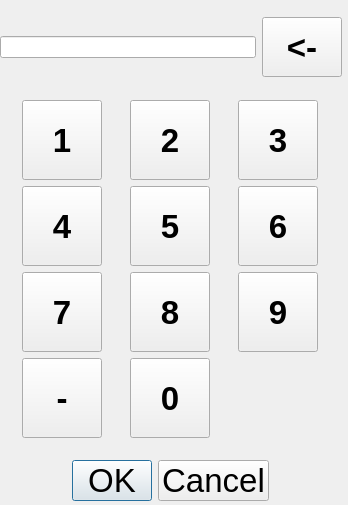
<?xml version="1.0" encoding="UTF-8"?>
<ui version="4.0">
 <class>Numpad</class>
 <widget class="QDialog" name="Numpad">
  <property name="geometry">
   <rect>
    <x>0</x>
    <y>0</y>
    <width>348</width>
    <height>505</height>
   </rect>
  </property>
  <property name="windowTitle">
   <string>Dialog</string>
  </property>
  <widget class="QDialogButtonBox" name="buttonBox">
   <property name="geometry">
    <rect>
     <x>0</x>
     <y>460</y>
     <width>341</width>
     <height>41</height>
    </rect>
   </property>
   <property name="font">
    <font>
     <pointsize>25</pointsize>
    </font>
   </property>
   <property name="orientation">
    <enum>Qt::Horizontal</enum>
   </property>
   <property name="standardButtons">
    <set>QDialogButtonBox::Cancel|QDialogButtonBox::Ok</set>
   </property>
   <property name="centerButtons">
    <bool>true</bool>
   </property>
  </widget>
  <widget class="QWidget" name="verticalLayoutWidget">
   <property name="geometry">
    <rect>
     <x>0</x>
     <y>0</y>
     <width>342</width>
     <height>457</height>
    </rect>
   </property>
   <layout class="QVBoxLayout" name="verticalLayout">
    <item>
     <layout class="QHBoxLayout" name="horizontalLayout">
      <item>
       <widget class="QLineEdit" name="numberToSet"/>
      </item>
      <item>
       <widget class="QPushButton" name="buttonBackspace">
        <property name="minimumSize">
         <size>
          <width>80</width>
          <height>60</height>
         </size>
        </property>
        <property name="font">
         <font>
          <pointsize>25</pointsize>
          <weight>75</weight>
          <bold>true</bold>
         </font>
        </property>
        <property name="text">
         <string>&lt;-</string>
        </property>
       </widget>
      </item>
     </layout>
    </item>
    <item>
     <layout class="QGridLayout" name="gridLayout">
      <item row="3" column="1">
       <widget class="QPushButton" name="button0">
        <property name="minimumSize">
         <size>
          <width>80</width>
          <height>80</height>
         </size>
        </property>
        <property name="maximumSize">
         <size>
          <width>80</width>
          <height>80</height>
         </size>
        </property>
        <property name="font">
         <font>
          <pointsize>25</pointsize>
          <weight>75</weight>
          <bold>true</bold>
         </font>
        </property>
        <property name="text">
         <string>0</string>
        </property>
       </widget>
      </item>
      <item row="0" column="0">
       <widget class="QPushButton" name="button1">
        <property name="minimumSize">
         <size>
          <width>80</width>
          <height>80</height>
         </size>
        </property>
        <property name="maximumSize">
         <size>
          <width>80</width>
          <height>80</height>
         </size>
        </property>
        <property name="font">
         <font>
          <pointsize>25</pointsize>
          <weight>75</weight>
          <bold>true</bold>
         </font>
        </property>
        <property name="text">
         <string>1</string>
        </property>
       </widget>
      </item>
      <item row="0" column="1">
       <widget class="QPushButton" name="button2">
        <property name="minimumSize">
         <size>
          <width>80</width>
          <height>80</height>
         </size>
        </property>
        <property name="maximumSize">
         <size>
          <width>80</width>
          <height>80</height>
         </size>
        </property>
        <property name="font">
         <font>
          <pointsize>25</pointsize>
          <weight>75</weight>
          <bold>true</bold>
         </font>
        </property>
        <property name="text">
         <string>2</string>
        </property>
       </widget>
      </item>
      <item row="0" column="2">
       <widget class="QPushButton" name="button3">
        <property name="minimumSize">
         <size>
          <width>80</width>
          <height>80</height>
         </size>
        </property>
        <property name="maximumSize">
         <size>
          <width>80</width>
          <height>80</height>
         </size>
        </property>
        <property name="font">
         <font>
          <pointsize>25</pointsize>
          <weight>75</weight>
          <bold>true</bold>
         </font>
        </property>
        <property name="text">
         <string>3</string>
        </property>
       </widget>
      </item>
      <item row="1" column="1">
       <widget class="QPushButton" name="button5">
        <property name="minimumSize">
         <size>
          <width>80</width>
          <height>80</height>
         </size>
        </property>
        <property name="maximumSize">
         <size>
          <width>80</width>
          <height>80</height>
         </size>
        </property>
        <property name="font">
         <font>
          <pointsize>25</pointsize>
          <weight>75</weight>
          <bold>true</bold>
         </font>
        </property>
        <property name="text">
         <string>5</string>
        </property>
       </widget>
      </item>
      <item row="1" column="2">
       <widget class="QPushButton" name="button6">
        <property name="minimumSize">
         <size>
          <width>80</width>
          <height>80</height>
         </size>
        </property>
        <property name="maximumSize">
         <size>
          <width>80</width>
          <height>80</height>
         </size>
        </property>
        <property name="font">
         <font>
          <pointsize>25</pointsize>
          <weight>75</weight>
          <bold>true</bold>
         </font>
        </property>
        <property name="text">
         <string>6</string>
        </property>
       </widget>
      </item>
      <item row="2" column="2">
       <widget class="QPushButton" name="button9">
        <property name="minimumSize">
         <size>
          <width>80</width>
          <height>80</height>
         </size>
        </property>
        <property name="maximumSize">
         <size>
          <width>80</width>
          <height>80</height>
         </size>
        </property>
        <property name="font">
         <font>
          <pointsize>25</pointsize>
          <weight>75</weight>
          <bold>true</bold>
         </font>
        </property>
        <property name="text">
         <string>9</string>
        </property>
       </widget>
      </item>
      <item row="2" column="0">
       <widget class="QPushButton" name="button7">
        <property name="minimumSize">
         <size>
          <width>80</width>
          <height>80</height>
         </size>
        </property>
        <property name="maximumSize">
         <size>
          <width>80</width>
          <height>80</height>
         </size>
        </property>
        <property name="font">
         <font>
          <pointsize>25</pointsize>
          <weight>75</weight>
          <bold>true</bold>
         </font>
        </property>
        <property name="text">
         <string>7</string>
        </property>
       </widget>
      </item>
      <item row="2" column="1">
       <widget class="QPushButton" name="button8">
        <property name="minimumSize">
         <size>
          <width>80</width>
          <height>80</height>
         </size>
        </property>
        <property name="maximumSize">
         <size>
          <width>80</width>
          <height>80</height>
         </size>
        </property>
        <property name="font">
         <font>
          <pointsize>25</pointsize>
          <weight>75</weight>
          <bold>true</bold>
         </font>
        </property>
        <property name="text">
         <string>8</string>
        </property>
       </widget>
      </item>
      <item row="1" column="0">
       <widget class="QPushButton" name="button4">
        <property name="minimumSize">
         <size>
          <width>80</width>
          <height>80</height>
         </size>
        </property>
        <property name="maximumSize">
         <size>
          <width>80</width>
          <height>80</height>
         </size>
        </property>
        <property name="font">
         <font>
          <pointsize>25</pointsize>
          <weight>75</weight>
          <bold>true</bold>
         </font>
        </property>
        <property name="text">
         <string>4</string>
        </property>
       </widget>
      </item>
      <item row="3" column="0">
       <widget class="QPushButton" name="buttonSub">
        <property name="minimumSize">
         <size>
          <width>80</width>
          <height>80</height>
         </size>
        </property>
        <property name="maximumSize">
         <size>
          <width>80</width>
          <height>80</height>
         </size>
        </property>
        <property name="font">
         <font>
          <pointsize>25</pointsize>
          <weight>75</weight>
          <bold>true</bold>
         </font>
        </property>
        <property name="text">
         <string>-</string>
        </property>
       </widget>
      </item>
     </layout>
    </item>
   </layout>
  </widget>
 </widget>
 <resources/>
 <connections>
  <connection>
   <sender>buttonBox</sender>
   <signal>accepted()</signal>
   <receiver>Numpad</receiver>
   <slot>accept()</slot>
   <hints>
    <hint type="sourcelabel">
     <x>248</x>
     <y>254</y>
    </hint>
    <hint type="destinationlabel">
     <x>157</x>
     <y>274</y>
    </hint>
   </hints>
  </connection>
  <connection>
   <sender>buttonBox</sender>
   <signal>rejected()</signal>
   <receiver>Numpad</receiver>
   <slot>reject()</slot>
   <hints>
    <hint type="sourcelabel">
     <x>316</x>
     <y>260</y>
    </hint>
    <hint type="destinationlabel">
     <x>286</x>
     <y>274</y>
    </hint>
   </hints>
  </connection>
 </connections>
</ui>
